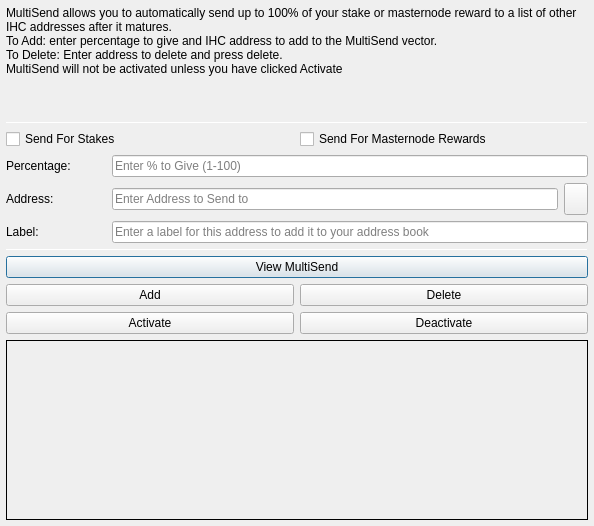
<?xml version="1.0" encoding="UTF-8"?>
<ui version="4.0">
 <class>MultiSendDialog</class>
 <widget class="QDialog" name="MultiSendDialog">
  <property name="windowModality">
   <enum>Qt::NonModal</enum>
  </property>
  <property name="geometry">
   <rect>
    <x>0</x>
    <y>0</y>
    <width>594</width>
    <height>526</height>
   </rect>
  </property>
  <property name="windowTitle">
   <string>MultiSend</string>
  </property>
  <layout class="QVBoxLayout" name="verticalLayout" stretch="0">
   <property name="leftMargin">
    <number>6</number>
   </property>
   <property name="topMargin">
    <number>6</number>
   </property>
   <property name="rightMargin">
    <number>6</number>
   </property>
   <property name="bottomMargin">
    <number>6</number>
   </property>
   <item>
    <layout class="QVBoxLayout" name="verticalLayout_Main" stretch="1,1,1,0,1,1,1">
     <item>
      <widget class="QLabel" name="label_2">
       <property name="lineWidth">
        <number>1</number>
       </property>
       <property name="text">
        <string>MultiSend allows you to automatically send up to 100% of your stake or masternode reward to a list of other IHC addresses after it matures.
To Add: enter percentage to give and IHC address to add to the MultiSend vector.
To Delete: Enter address to delete and press delete.
MultiSend will not be activated unless you have clicked Activate</string>
       </property>
       <property name="alignment">
        <set>Qt::AlignLeading|Qt::AlignLeft|Qt::AlignTop</set>
       </property>
       <property name="wordWrap">
        <bool>true</bool>
       </property>
      </widget>
     </item>
     <item>
      <widget class="Line" name="line">
       <property name="minimumSize">
        <size>
         <width>0</width>
         <height>1</height>
        </size>
       </property>
       <property name="maximumSize">
        <size>
         <width>16777215</width>
         <height>1</height>
        </size>
       </property>
       <property name="orientation">
        <enum>Qt::Horizontal</enum>
       </property>
      </widget>
     </item>
     <item>
      <layout class="QVBoxLayout" name="verticalLayout_Settings">
       <item>
        <layout class="QHBoxLayout" name="horizontalLayout">
         <item>
          <widget class="QCheckBox" name="multiSendStakeCheckBox">
           <property name="text">
            <string>Send For Stakes</string>
           </property>
          </widget>
         </item>
         <item>
          <widget class="QCheckBox" name="multiSendMasternodeCheckBox">
           <property name="text">
            <string>Send For Masternode Rewards</string>
           </property>
          </widget>
         </item>
        </layout>
       </item>
       <item>
        <layout class="QHBoxLayout" name="horizontalLayout_6">
         <item>
          <widget class="QLabel" name="label">
           <property name="minimumSize">
            <size>
             <width>100</width>
             <height>0</height>
            </size>
           </property>
           <property name="toolTip">
            <string>Percentage of stake to send</string>
           </property>
           <property name="text">
            <string>Percentage:</string>
           </property>
          </widget>
         </item>
         <item>
          <widget class="QLineEdit" name="multiSendPercentEdit">
           <property name="toolTip">
            <string>Enter whole numbers 1 - 100</string>
           </property>
           <property name="placeholderText">
            <string>Enter % to Give (1-100)</string>
           </property>
          </widget>
         </item>
        </layout>
       </item>
       <item>
        <layout class="QHBoxLayout" name="horizontalLayout_7">
         <item>
          <widget class="QLabel" name="label_5">
           <property name="minimumSize">
            <size>
             <width>100</width>
             <height>0</height>
            </size>
           </property>
           <property name="toolTip">
            <string>Address to send portion of stake to</string>
           </property>
           <property name="text">
            <string>Address:</string>
           </property>
          </widget>
         </item>
         <item>
          <widget class="QLineEdit" name="multiSendAddressEdit">
           <property name="toolTip">
            <string/>
           </property>
           <property name="placeholderText">
            <string>Enter Address to Send to</string>
           </property>
          </widget>
         </item>
         <item>
          <widget class="QToolButton" name="addressBookButton">
           <property name="maximumSize">
            <size>
             <width>16777215</width>
             <height>32</height>
            </size>
           </property>
           <property name="toolTip">
            <string>Choose an address from the address book</string>
           </property>
           <property name="text">
            <string/>
           </property>
           <property name="icon">
            <iconset resource="../pivx.qrc">
             <normaloff>:/icons/address-book</normaloff>:/icons/address-book</iconset>
           </property>
           <property name="shortcut">
            <string>Alt+A</string>
           </property>
          </widget>
         </item>
        </layout>
       </item>
      </layout>
     </item>
     <item>
      <layout class="QHBoxLayout" name="horizontalLayout_3">
       <item>
        <widget class="QLabel" name="label_3">
         <property name="minimumSize">
          <size>
           <width>100</width>
           <height>0</height>
          </size>
         </property>
         <property name="text">
          <string>Label:</string>
         </property>
        </widget>
       </item>
       <item>
        <widget class="QLineEdit" name="labelAddressLabelEdit">
         <property name="placeholderText">
          <string>Enter a label for this address to add it to your address book</string>
         </property>
        </widget>
       </item>
      </layout>
     </item>
     <item>
      <widget class="Line" name="line_2">
       <property name="minimumSize">
        <size>
         <width>0</width>
         <height>1</height>
        </size>
       </property>
       <property name="maximumSize">
        <size>
         <width>16777215</width>
         <height>1</height>
        </size>
       </property>
       <property name="orientation">
        <enum>Qt::Horizontal</enum>
       </property>
      </widget>
     </item>
     <item>
      <layout class="QVBoxLayout" name="verticalLayout_Buttons">
       <item>
        <layout class="QHBoxLayout" name="horizontalLayout_4">
         <item>
          <widget class="QPushButton" name="viewButton">
           <property name="toolTip">
            <string/>
           </property>
           <property name="statusTip">
            <string>View MultiSend Vector</string>
           </property>
           <property name="text">
            <string>View MultiSend</string>
           </property>
          </widget>
         </item>
        </layout>
       </item>
       <item>
        <layout class="QHBoxLayout" name="horizontalLayout_2">
         <item>
          <widget class="QPushButton" name="addButton">
           <property name="toolTip">
            <string/>
           </property>
           <property name="statusTip">
            <string>Add to MultiSend Vector</string>
           </property>
           <property name="text">
            <string>Add</string>
           </property>
          </widget>
         </item>
         <item>
          <widget class="QPushButton" name="deleteButton">
           <property name="toolTip">
            <string/>
           </property>
           <property name="statusTip">
            <string>Delete Address From MultiSend Vector</string>
           </property>
           <property name="text">
            <string>Delete</string>
           </property>
          </widget>
         </item>
        </layout>
       </item>
       <item>
        <layout class="QHBoxLayout" name="horizontalLayout_5">
         <item>
          <widget class="QPushButton" name="activateButton">
           <property name="statusTip">
            <string>Activate MultiSend</string>
           </property>
           <property name="text">
            <string>Activate</string>
           </property>
          </widget>
         </item>
         <item>
          <widget class="QPushButton" name="disableButton">
           <property name="statusTip">
            <string>Deactivate MultiSend</string>
           </property>
           <property name="text">
            <string>Deactivate</string>
           </property>
          </widget>
         </item>
        </layout>
       </item>
      </layout>
     </item>
     <item>
      <widget class="QLabel" name="message">
       <property name="minimumSize">
        <size>
         <width>0</width>
         <height>180</height>
        </size>
       </property>
       <property name="frameShape">
        <enum>QFrame::Panel</enum>
       </property>
       <property name="frameShadow">
        <enum>QFrame::Plain</enum>
       </property>
       <property name="lineWidth">
        <number>1</number>
       </property>
       <property name="midLineWidth">
        <number>1</number>
       </property>
       <property name="text">
        <string/>
       </property>
       <property name="alignment">
        <set>Qt::AlignLeading|Qt::AlignLeft|Qt::AlignTop</set>
       </property>
       <property name="wordWrap">
        <bool>true</bool>
       </property>
      </widget>
     </item>
    </layout>
   </item>
  </layout>
 </widget>
 <resources>
  <include location="../pivx.qrc"/>
 </resources>
 <connections/>
</ui>
